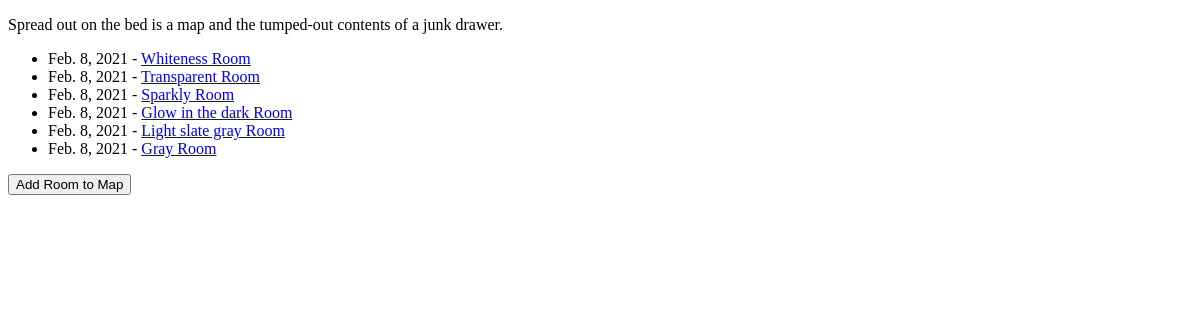
The app's page /rooms/, older data.
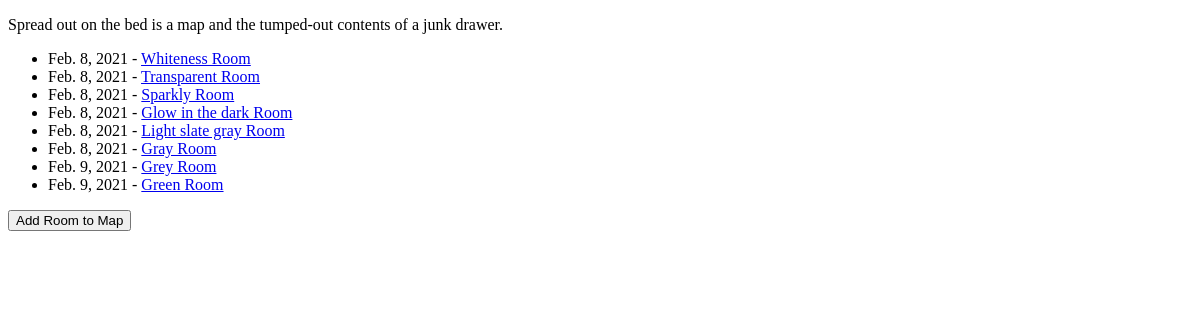
The same page, newer data.
### mapBuilder/models.py (models this page shows, shortened)
class Room(models.Model):
    name = models.CharField(max_length=200)
    url = models.URLField(max_length=200)
    exits = models.ManyToManyField('self', symmetrical=True)
    pub_date = models.DateTimeField(default=now,blank=True)
    description = models.CharField(max_length=600)
    colorName = models.CharField(max_length=200)
    status = models.CharField(max_length=200)
    colorHex = ColorField(default='#222222')
    colorSlug = models.SlugField(null=True)
    class Meta:
        unique_together = ["id", "url"]

### mapBuilder/views.py (the view, shortened to what this page needs)
# urls.py: path('', views.Index.as_view(), name='index'),
class Index(ListView):
    template_name = 'mapBuilder/index.html'
    model = Room
    paginate_by = 25
    def get_context_data(self, **kwargs):
        context = super().get_context_data(**kwargs)
        context['now'] = timezone.now()
        return context

### templates/mapBuilder/index.html (shortened to what this page needs)
{% load static %}
<!DOCTYPE html>
<html>
  <head>
    <link rel="stylesheet" type="text/css" href="{% static 'characterBuilder/style.css' %}">
  </head>
  <body class = "characterBuilder">
        <p>Spread out on the bed is a map and the tumped-out contents of a junk drawer.</p>
        <ul>
          {% for room in object_list %}
              <li>{{ room.pub_date|date }} - <a href="{% url 'mapBuilder:room' room.colorSlug %}">{{ room.name }}</a></li>
          {% empty %}
              <li>No rooms yet.</li>
          {% endfor %}
          </ul>
        <form method="post">
          <button type="submit" name="generate_room">Add Room to Map</button>
        </form>
    </body>
</html>

Row changes from the older to the newer data that the page shows:
added Room: pub_date "Feb. 9, 2021", name "Grey Room"
added Room: pub_date "Feb. 9, 2021", name "Green Room"
